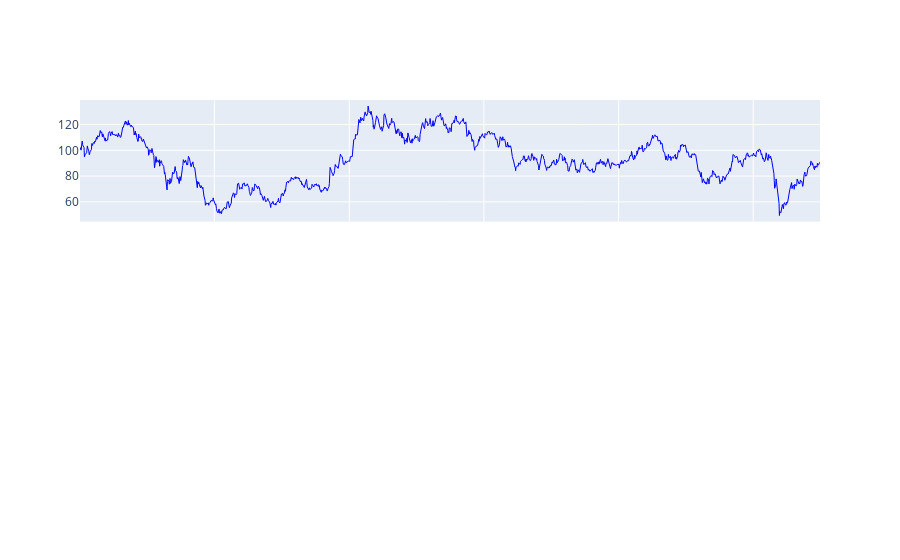

This figure's notebook cell:
### Code cell
#wykres KGHM
fig.add_trace(go.Scatter(
    x=kghm['Data'],
    y=kghm['Zamkniecie'],
    mode='lines',
    line=dict(color='blue', width=1),
    name='KGHM'
), row=1, col=1)

### Figure 1 — Plotly figure (JSON) as saved in the notebook; plotly's stock layout.template omitted (floating-point values rounded to 4 significant figures; data arrays with more than 128 entries replaced by an {"elided": "..."} marker saying what was removed)
{"data": [{"line": {"color": "blue", "width": 1}, "mode": "lines", "name": "KGHM", "type": "scatter", "x": {"elided": "1371 str values"}, "xaxis": "x", "y": {"elided": "1371 float values"}, "yaxis": "y"}], "layout": {"xaxis": {"anchor": "y", "domain": [0, 1], "matches": "x2", "showticklabels": false}, "xaxis2": {"anchor": "y2", "domain": [0, 1]}, "yaxis": {"anchor": "x", "domain": [0.68, 1]}, "yaxis2": {"anchor": "x2", "domain": [0.26, 0.58]}}}
